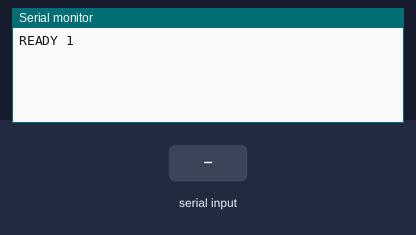
A program run on a simulated Arduino Uno, built with avr-gcc and run on an emulated ATmega328P. Parts: the last lines printed to the serial monitor. The test bench sets the inputs (shaded band).

Above: at 1.2 s.
1.3 s: "SET,1\n" received over Serial
At 2.4 s:
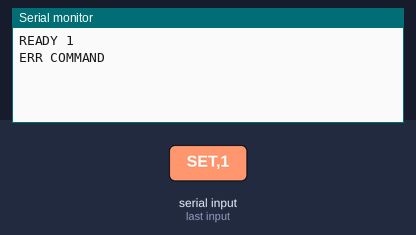
2.8 s: "SET\n" received over Serial
At 3.5 s:
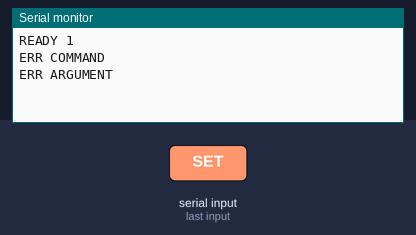
4.3 s: "STATUS\n" received over Serial
At 4.7 s:
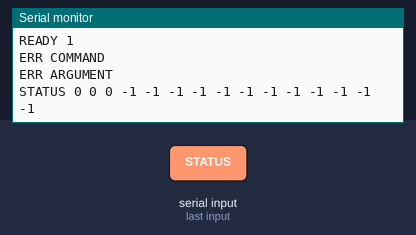
5.8 s: "LIMITS\n" received over Serial
At 7.0 s:
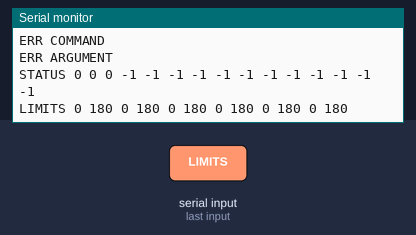
7.3 s: "STOP\n" received over Serial
At 8.2 s:
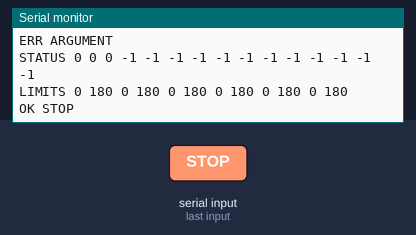
8.8 s: "ESTOP\n" received over Serial
At 9.3 s:
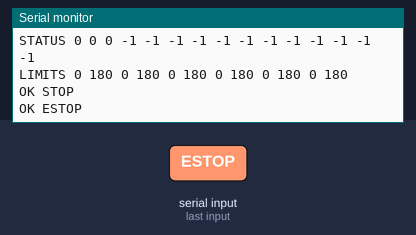

The program:

main.cpp
```cpp
#include <Arduino.h>
#include <Servo.h>
#include <stdlib.h>
#include <string.h>

const uint8_t SERVO_COUNT = 6;
const uint8_t SERVO_PINS[SERVO_COUNT] = {2, 3, 9, 8, 4, 5};

// Change these limits to match the safe mechanical range of each joint.
const int16_t SERVO_MIN[SERVO_COUNT] = {0, 0, 0, 0, 0, 0};
const int16_t SERVO_MAX[SERVO_COUNT] = {180, 180, 180, 180, 180, 180};

const uint32_t BAUD_RATE = 115200;
const uint16_t FIRST_MOVE_SETTLE_MS = 1500;
const uint16_t STEP_INTERVAL_MS = 25;  // 1 degree per step = 40 degrees/second
const uint8_t LINE_SIZE = 96;

Servo servos[SERVO_COUNT];
int16_t currentAngle[SERVO_COUNT] = {-1, -1, -1, -1, -1, -1};
int16_t targetAngle[SERVO_COUNT] = {-1, -1, -1, -1, -1, -1};
uint32_t settleUntil[SERVO_COUNT] = {0, 0, 0, 0, 0, 0};

uint8_t attachedMask = 0;
bool emergencyStopped = false;
bool doneRequested = false;
uint32_t lastStepAt = 0;

char lineBuffer[LINE_SIZE];
uint8_t lineLength = 0;
bool lineOverflow = false;

bool isAttached(uint8_t index) {
  return (attachedMask & (1U << index)) != 0;
}

bool timeNotReached(uint32_t deadline, uint32_t now) {
  return deadline != 0 && (int32_t)(deadline - now) > 0;
}

bool isMoving() {
  const uint32_t now = millis();
  for (uint8_t i = 0; i < SERVO_COUNT; ++i) {
    if (!isAttached(i)) {
      continue;
    }
    if (currentAngle[i] != targetAngle[i] || timeNotReached(settleUntil[i], now)) {
      return true;
    }
  }
  return false;
}

bool parseInteger(const char *text, int16_t &value) {
  if (text == NULL || *text == '\0') {
    return false;
  }

  char *end = NULL;
  const long parsed = strtol(text, &end, 10);
  if (*end != '\0' || parsed < -32768L || parsed > 32767L) {
    return false;
  }

  value = (int16_t)parsed;
  return true;
}

void printError(const __FlashStringHelper *message) {
  Serial.print(F("ERR "));
  Serial.println(message);
}

void printLimits() {
  Serial.print(F("LIMITS"));
  for (uint8_t i = 0; i < SERVO_COUNT; ++i) {
    Serial.print(' ');
    Serial.print(SERVO_MIN[i]);
    Serial.print(' ');
    Serial.print(SERVO_MAX[i]);
  }
  Serial.println();
}

void printStatus() {
  Serial.print(F("STATUS "));
  Serial.print(attachedMask);
  Serial.print(' ');
  Serial.print(isMoving() ? 1 : 0);
  Serial.print(' ');
  Serial.print(emergencyStopped ? 1 : 0);

  for (uint8_t i = 0; i < SERVO_COUNT; ++i) {
    Serial.print(' ');
    Serial.print(currentAngle[i]);
  }
  for (uint8_t i = 0; i < SERVO_COUNT; ++i) {
    Serial.print(' ');
    Serial.print(targetAngle[i]);
  }
  Serial.println();
}

void attachAtAngle(uint8_t index, int16_t angle) {
  // Preload the pulse width before attach, so Servo.attach() never outputs
  // the library's default 90-degree pulse.
  servos[index].write(angle);
  servos[index].attach(SERVO_PINS[index]);
  attachedMask |= (1U << index);
  currentAngle[index] = angle;
  targetAngle[index] = angle;
  settleUntil[index] = millis() + FIRST_MOVE_SETTLE_MS;
}

void setTarget(uint8_t index, int16_t angle) {
  if (!isAttached(index)) {
    attachAtAngle(index, angle);
    return;
  }
  targetAngle[index] = angle;
}

void stopMotion() {
  for (uint8_t i = 0; i < SERVO_COUNT; ++i) {
    if (isAttached(i)) {
      targetAngle[i] = currentAngle[i];
    }
    settleUntil[i] = 0;
  }
  doneRequested = false;
}

void detachAll() {
  for (uint8_t i = 0; i < SERVO_COUNT; ++i) {
    if (isAttached(i)) {
      servos[i].detach();
    }
    currentAngle[i] = -1;
    targetAngle[i] = -1;
    settleUntil[i] = 0;
  }
  attachedMask = 0;
  doneRequested = false;
}

void updateMotion() {
  const uint32_t now = millis();
  const uint32_t elapsed = now - lastStepAt;

  if (elapsed >= STEP_INTERVAL_MS) {
    uint32_t steps = elapsed / STEP_INTERVAL_MS;
    if (steps > 180U) {
      steps = 180U;
    }
    lastStepAt = now;

    for (uint8_t i = 0; i < SERVO_COUNT; ++i) {
      if (!isAttached(i) || currentAngle[i] == targetAngle[i]) {
        continue;
      }

      int16_t difference = targetAngle[i] - currentAngle[i];
      int16_t amount = abs(difference);
      if (amount > (int16_t)steps) {
        amount = (int16_t)steps;
      }
      currentAngle[i] += difference > 0 ? amount : -amount;
      servos[i].write(currentAngle[i]);
    }
  }

  for (uint8_t i = 0; i < SERVO_COUNT; ++i) {
    if (settleUntil[i] != 0 && !timeNotReached(settleUntil[i], now)) {
      settleUntil[i] = 0;
    }
  }

  if (doneRequested && !isMoving()) {
    doneRequested = false;
    Serial.println(F("DONE"));
  }
}

bool hasExtraToken() {
  return strtok(NULL, " \t") != NULL;
}

void handleSet() {
  if (emergencyStopped) {
    printError(F("ESTOP"));
    return;
  }

  char *servoText = strtok(NULL, " \t");
  char *angleText = strtok(NULL, " \t");
  int16_t servoNumber;
  int16_t angle;
  if (!parseInteger(servoText, servoNumber) || !parseInteger(angleText, angle) ||
      hasExtraToken() || servoNumber < 1 || servoNumber > SERVO_COUNT) {
    printError(F("ARGUMENT"));
    return;
  }

  const uint8_t index = (uint8_t)(servoNumber - 1);
  if (angle < SERVO_MIN[index] || angle > SERVO_MAX[index]) {
    Serial.print(F("ERR RANGE "));
    Serial.print(servoNumber);
    Serial.print(' ');
    Serial.print(SERVO_MIN[index]);
    Serial.print(' ');
    Serial.println(SERVO_MAX[index]);
    return;
  }

  doneRequested = false;
  setTarget(index, angle);
  Serial.print(F("OK SET "));
  Serial.print(servoNumber);
  Serial.print(' ');
  Serial.println(angle);
}

void handleMove() {
  if (emergencyStopped) {
    printError(F("ESTOP"));
    return;
  }

  int16_t angles[SERVO_COUNT];
  for (uint8_t i = 0; i < SERVO_COUNT; ++i) {
    if (!parseInteger(strtok(NULL, " \t"), angles[i])) {
      printError(F("ARGUMENT"));
      return;
    }
    if (angles[i] < SERVO_MIN[i] || angles[i] > SERVO_MAX[i]) {
      Serial.print(F("ERR RANGE "));
      Serial.print(i + 1);
      Serial.print(' ');
      Serial.print(SERVO_MIN[i]);
      Serial.print(' ');
      Serial.println(SERVO_MAX[i]);
      return;
    }
  }
  if (hasExtraToken()) {
    printError(F("ARGUMENT"));
    return;
  }

  doneRequested = false;
  for (uint8_t i = 0; i < SERVO_COUNT; ++i) {
    setTarget(i, angles[i]);
  }
  Serial.println(F("OK MOVE"));
  doneRequested = true;
}

void handleLine(char *line) {
  char *command = strtok(line, " \t");
  if (command == NULL) {
    return;
  }

  if (strcmp(command, "SET") == 0) {
    handleSet();
  } else if (strcmp(command, "MOVE") == 0) {
    handleMove();
  } else if (strcmp(command, "STATUS") == 0 && !hasExtraToken()) {
    printStatus();
  } else if (strcmp(command, "LIMITS") == 0 && !hasExtraToken()) {
    printLimits();
  } else if (strcmp(command, "STOP") == 0 && !hasExtraToken()) {
    stopMotion();
    Serial.println(F("OK STOP"));
  } else if (strcmp(command, "ESTOP") == 0 && !hasExtraToken()) {
    stopMotion();
    emergencyStopped = true;
    Serial.println(F("OK ESTOP"));
  } else if (strcmp(command, "RESET") == 0 && !hasExtraToken()) {
    emergencyStopped = false;
    Serial.println(F("OK RESET"));
  } else if (strcmp(command, "DETACH") == 0 && !hasExtraToken()) {
    stopMotion();
    detachAll();
    Serial.println(F("OK DETACH"));
  } else if (strcmp(command, "PING") == 0 && !hasExtraToken()) {
    Serial.println(F("PONG"));
  } else {
    printError(F("COMMAND"));
  }
}

void readSerial() {
  while (Serial.available() > 0) {
    const char incoming = (char)Serial.read();
    if (incoming == '\r') {
      continue;
    }
    if (incoming == '\n') {
      if (lineOverflow) {
        printError(F("LINE_TOO_LONG"));
      } else if (lineLength > 0) {
        lineBuffer[lineLength] = '\0';
        handleLine(lineBuffer);
      }
      lineLength = 0;
      lineOverflow = false;
      continue;
    }

    if (!lineOverflow) {
      if (lineLength < LINE_SIZE - 1) {
        lineBuffer[lineLength++] = incoming;
      } else {
        lineOverflow = true;
      }
    }
  }
}

void setup() {
  Serial.begin(BAUD_RATE);
  lastStepAt = millis();

  // Servos deliberately remain detached. The first SET/MOVE command supplies
  // the initial pulse angle, so startup never assumes 0 or 90 degrees.
  Serial.println(F("READY 1"));
}

void loop() {
  readSerial();
  updateMotion();
}
```

Measured:
- after the input at 1.3 s, the serial monitor: prints a new line at once (image 1)
- after the input at 2.8 s, the serial monitor: prints a new line at once (image 2)
- after the input at 4.3 s, the serial monitor: prints a new line at once (image 3)
- after the input at 5.8 s, the serial monitor: prints a new line at once (image 4)
- after the input at 7.3 s, the serial monitor: prints a new line at once (image 5)
- after the input at 8.8 s, the serial monitor: prints a new line at once (image 6)
